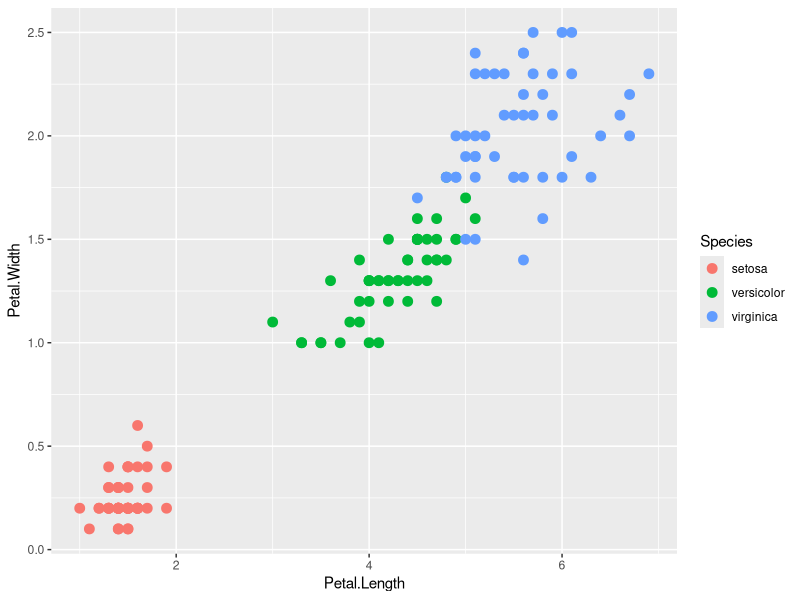
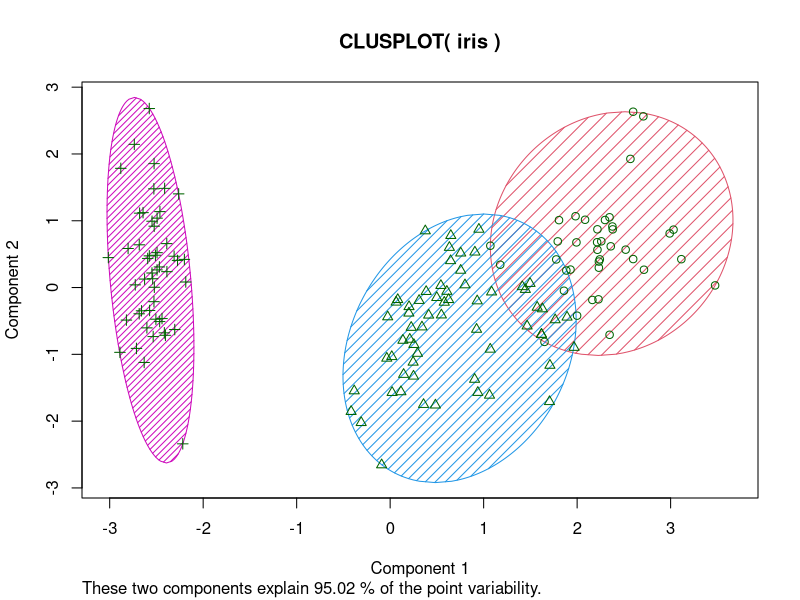

These figures' R source, in order:
# Solução Lista de Exercícios - Capítulo 12

# Usaremos o dataset iris neste exemplo
# O dataset iris possui observações de 3 especies de flores (Iris setosa, Iris virginica e Iris versicolor)
# Para cada flor, 4 medidas sao usadas: 
# comprimento (length) e largura (width) do caule (sepal) e comprimento e largura da petala (petal)
library(datasets)
head(iris)

# Análise exploratoria de dados com ggplot2
library(ggplot2)

# Veja que os dados claramente possui grupos com caracteristcas similares
ggplot(iris, aes(Petal.Length, Petal.Width, color = Species)) + geom_point(size = 3)

# Agora usarmeos o K-Means para tentar agrupar os dados em clusters
set.seed(101)
help(kmeans)

# Exercício 1 - Usando a função kmeans(), crie um modelo de clustering (aprendizagem não supervisionada). Use a documentação, para fazer sua pesquisa.
# Neste caso, ja sabemos quantos grupos (clusters) existem em nossos dados (3)
# Perceba que o dataset iris possui 5 colunas, mas estamos usando as 4 primeiras
modelo_kmeans = kmeans(iris[, 1:4], centers = 3, nstart = 20)
summary(modelo_kmeans)
modelo_kmeans

# Obtendo informação sobre os clusters
# Foram criados 3 clusters: cluster 1, 2 e 3
# Perceba que apesar o algoritmo ter feito a divisão dos dados em clusters, houve problema em dividir alguns dos dados, 
# que apesar de terem caracteristicas diferentes, ficaram no mesmo cluster
table(modelo_kmeans$cluster, iris$Species)


# Visualizando os clusters
install.packages("cluster")
library(cluster)
help(clusplot)

# Plot
clusplot(iris, modelo_kmeans$cluster, color = TRUE, shade = TRUE, labels = 0, lines = 0, )




